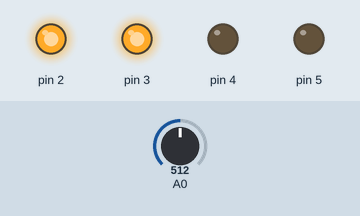
A sketch run on a simulated Arduino Uno, built with avr-gcc and run on an emulated ATmega328P. Shown: output pins drawn as LEDs (lit = HIGH). The inputs (shaded band) are chosen by the test bench; at power-on: A0 = 512. What the sketch prints to the serial monitor is not drawn.

Above: at 1.2 s.
1.3 s: A0 set to 604
2.8 s: A0 set to 632
At 3.5 s:
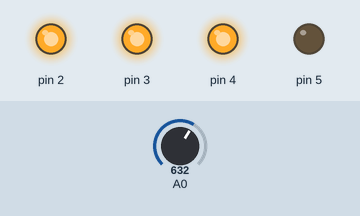
4.3 s: A0 set to 802
5.8 s: A0 set to 828
At 6.9 s:
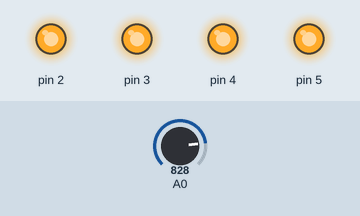
7.3 s: A0 set to 306
At 8.0 s:
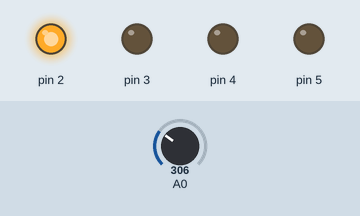
8.8 s: A0 set to 399
10.3 s: A0 set to 420
At 11.6 s:
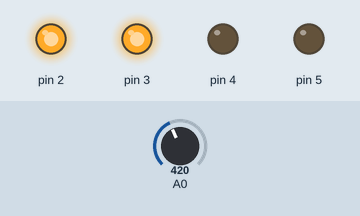
Timing chart, 0 to 12.8 s (numbered marks = the images above; inputs shaded):
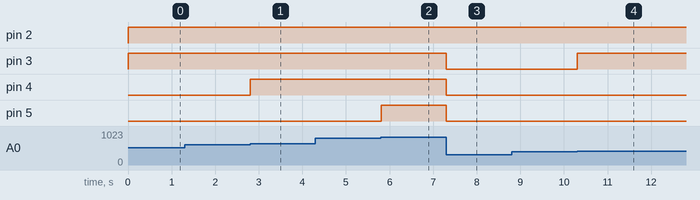

The sketch:

l6_3.ino
```cpp
void setup() {
  Serial.begin(9600);
  for (int i = 2; i<6; i++){
    pinMode(i, OUTPUT);
  }
}

void loop() {
  int a0 = analogRead(A0);
  a0 = map(a0, 0, 1023, 0, 100);
  Serial.println(a0);
  if (a0>=20) digitalWrite(2, HIGH); else digitalWrite(2, LOW);
  if (a0>=40) digitalWrite(3, HIGH); else digitalWrite(3, LOW);
  if (a0>=60) digitalWrite(4, HIGH); else digitalWrite(4, LOW);
  if (a0>=80) digitalWrite(5, HIGH); else digitalWrite(5, LOW);
}
```

Measured:
- the behaviour switches between 613 and 614 on A0 (found by bisection; images 0 and 1)
- the behaviour switches between 818 and 819 on A0 (found by bisection; images 1 and 2)
- the behaviour switches between 409 and 410 on A0 (found by bisection; images 3 and 4)
- after the input at 2.8 s, pin 4: LOW → HIGH at once
- after the input at 5.8 s, pin 5: LOW → HIGH at once
- after the input at 7.3 s, pin 3–5: HIGH → LOW at once
- after the input at 10.3 s, pin 3: LOW → HIGH at once
